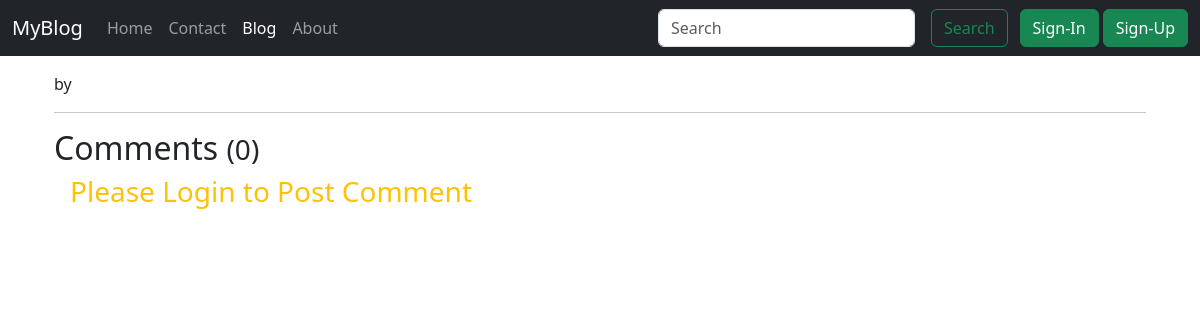
The app's page /blog/blogpost/first-blog, older data.
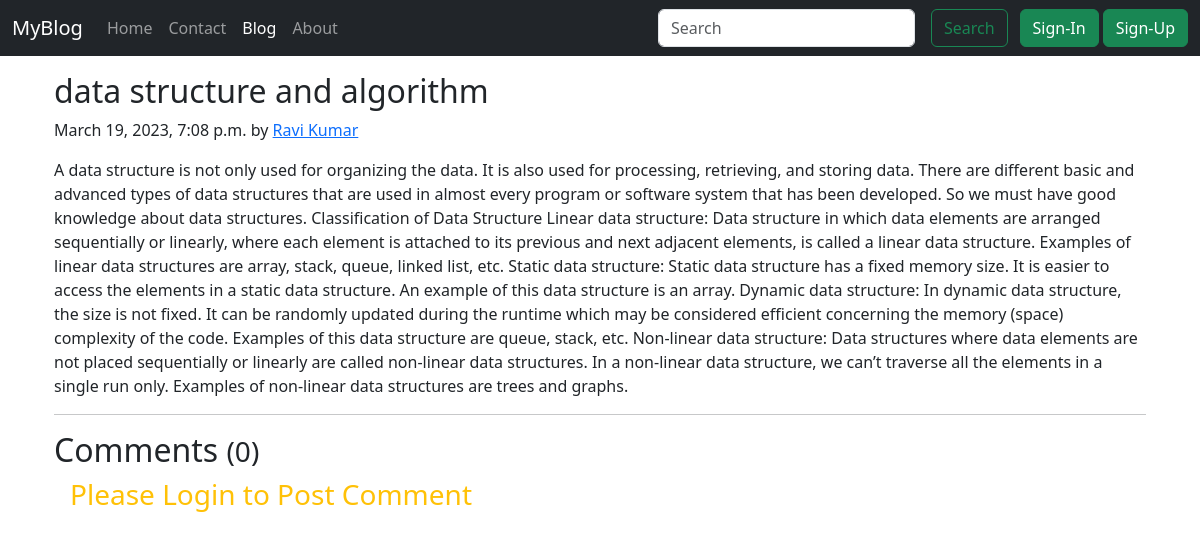
The same page, newer data.
### Blog/models.py (models this page shows, shortened)
class Post(models.Model):
    Sno = models.AutoField(primary_key=True)
    author = models.CharField(max_length=100)
    title = models.CharField(max_length=150)
    slug = models.SlugField(max_length=140)
    Timestamp = models.DateTimeField(blank=True)
    content = models.TextField()

### Blog/views.py (the view)
# urls.py: path('blogpost/<slug:slug>', views.blogpost,name = "blogpost"),
def blogpost(request, slug):
    post  = Post.objects.filter(slug=slug).first()
    comments = BlogComment.objects.filter(post=post)
    context = {"post" : post, "comments": comments, "user": request.user}
    return render(request, 'Blog/blogpost.html', context)

### templates/Blog/blogpost.html (shortened to what this page needs)
{% extends 'basic.html' %}
{% block blogactive %} active {% endblock blogactive %}
{% block body %}
{% load humanize %}
<div class="container my-3">
    <div class="blog-post">
        <h2 class="blog-post-title">
            {{post.title}}
        </h2>
        <p class="blog-post-meta">
            {{post.Timestamp}} by <a href ="#">{{post.author}}</a>
        </p>
        <p>{{post.content}}</p>
        <hr>
    </div>
</div>
<div class="container">
    <h2>Comments <small>({{comments.count}})</small></h2>
    {% if user.is_authenticated %}
    <form action="/blog/postcomment" method="post">
        {% csrf_token %}
        <div class="form-group">
            <label for="postcomment">Post Comments</label>
            <input type="text" class="form-control mx-2" name="postcomment" placeholder="Enter Your Comment Here" id="postcomment">
        </div>
        <input type="hidden" name="postSno" value="{{post.Sno}}" id="postSno">
        <button type="submit" class="btn btn-primary my-2 mx-3">Submit</button>
    </form>
    {% else %}
    <h3 class="text-warning mx-3">Please Login to Post Comment</h3>
    {% endif %}
</div>
{% endblock body %}

Row changes from the older to the newer data that the page shows:
added Post: title "data structure and algorithm", Timestamp "March 19, 2023, 7:08 p.m.", author "Ravi Kumar", content "A data structure is not only used for organizing the data. It is also used for processing, retrieving, and storing data. There are different basic and advanced types of data structures that are used in almost every program or software system that has been developed. So we must have good knowledge about data structures. Classification of Data Structure Linear data structure: Data structure in which data elements are arranged sequentially or linearly, where each element is attached to its previous and next adjacent elements, is called a linear data structure. Examples of linear data structures are array, stack, queue, linked list, etc. Static data structure: Static data structure has a fixed…"
